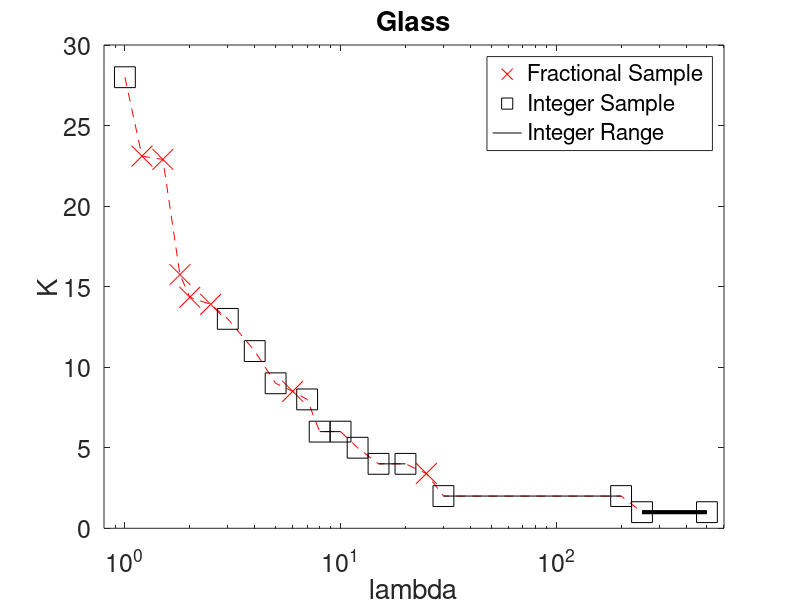

This figure's MATLAB source:
xlambdas = [1.2 1.5 1.8 2 2.5         6     25 ];
redplot = [23.1 22.9 15.75 14.34 13.9 8.5   3.4 ];

lambdas = [1 1.2 1.5 1.8 2 2.5 3 4 5 6 7 8 10 12 15 20 25 30 200 250 500];
redline = [28 23.1 22.9 15.75 14.34 13.9 13 11 9 8.5 8 6 6 5 4 4 3.4 2 2 1 1];

XXplot = semilogx(xlambdas, redplot, 'rx', 'markersize', 15)
hold on
semilogx(lambdas, redline, 'r--')
ISplot = semilogx([1 3 4 5 7 8 10 12 15 20 30 200 250 500], [28 13 11 9 8 6 6 5 4 4 2 2 1 1], 'ks', 'markersize', 15)
IRplot = semilogx([8 10], [6 6], 'k', [15 20], [4 4], 'k', [30 200], [2 2], 'k', [250, 500], [1 1], 'k', 'linewidth', 3)

legend([XXplot(1) ISplot(1) IRplot(1)], 'Fractional Sample', 'Integer Sample', 'Integer Range') 

axis([0.8, 600, 0, 30])
xlabel('lambda', 'Fontsize', 18)
ylabel('K', 'Fontsize', 18)
title('Glass', 'Fontsize', 18)
set(gca, 'Fontsize', 18)
